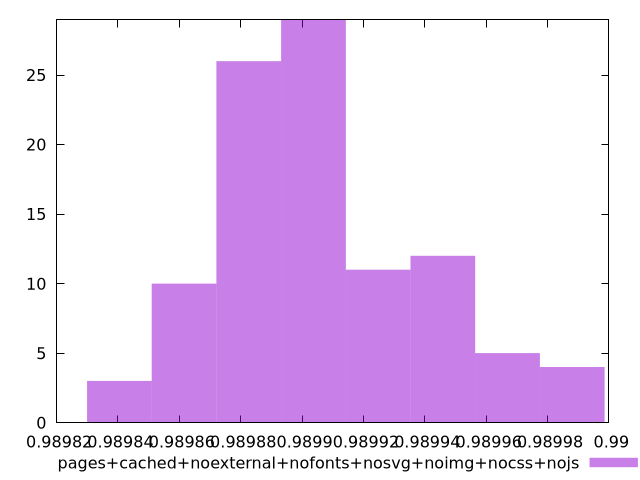

Recreate this plot in gnuplot.
$_pagesCachedNoexternalNofontsNosvgNoimgNocssNojs <<EOF
0.9898826302765047 26
0.9899458856046583 12
0.9899248004952738 11
0.9899880558234274 4
0.9899037153858892 29
0.9899669707140428 5
0.9898404600577355 3
0.9898615451671201 10
EOF
set key outside below
set terminal pngcairo
set output "report_00004_2020-11-02T20-21-41.718Z/first-contentful-paint/pages+cached+noexternal+nofonts+nosvg+noimg+nocss+nojs//hist.png"
set yrange [0:29]
set boxwidth 0.000021085109384550763
set style fill transparent solid 0.5 noborder
plot $_pagesCachedNoexternalNofontsNosvgNoimgNocssNojs title "pages+cached+noexternal+nofonts+nosvg+noimg+nocss+nojs" with boxes ,
